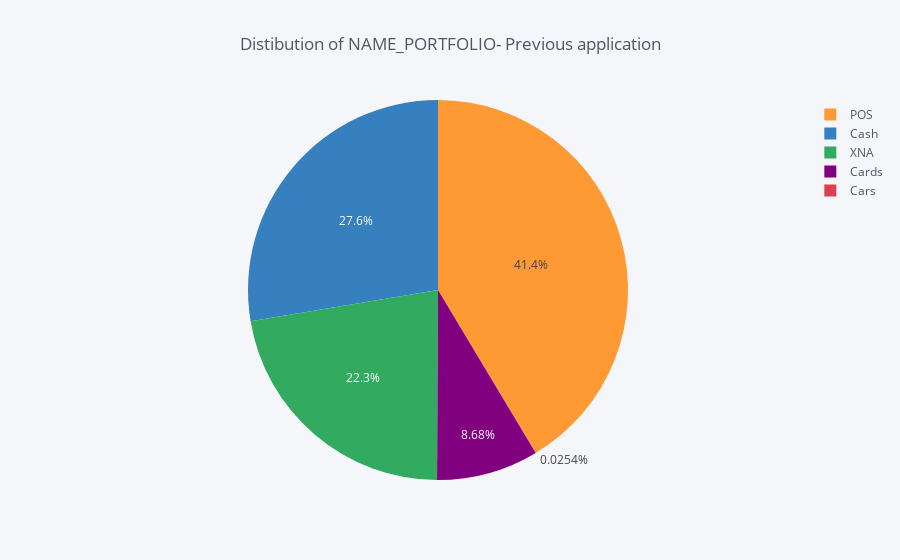

Notebook code for this chart:
### Code cell
UnivarPrevApp('NAME_PORTFOLIO')

### Figure 1 — Plotly figure (JSON) as saved in the notebook; plotly's stock layout.template omitted (floating-point values rounded to 4 significant figures)
{"data": [{"labels": ["POS", "Cash", "XNA", "Cards", "Cars"], "marker": {"colors": ["rgba(255, 153, 51, 1.0)", "rgba(55, 128, 191, 1.0)", "rgba(50, 171, 96, 1.0)", "rgba(128, 0, 128, 1.0)", "rgba(219, 64, 82, 1.0)"]}, "name": "", "type": "pie", "values": [691011, 461563, 372230, 144985, 425]}], "layout": {"legend": {"bgcolor": "#F5F6F9", "font": {"color": "#4D5663"}}, "paper_bgcolor": "#F5F6F9", "plot_bgcolor": "#F5F6F9", "title": "Distibution of NAME_PORTFOLIO- Previous application", "titlefont": {"color": "#4D5663"}}}
